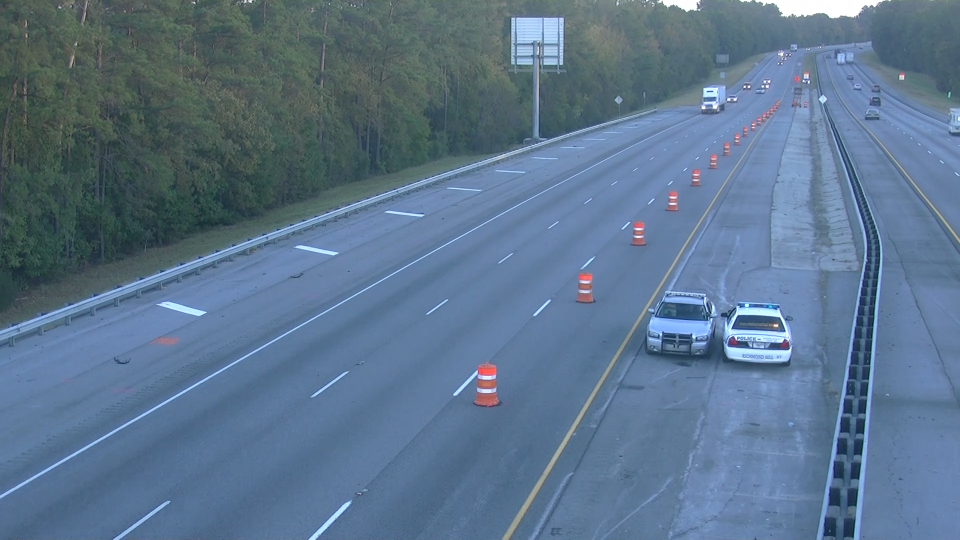
#> input picture background.png, 1920 x 1080 px, found by its file name (shown at 1/2 size)
$ python background_subtractor.py   (older library calls are emulated)
#> lines starting #> are read from the running program, lines starting #| are printed output that depends on the picture; pictures that were not available may be replaced by others from this repository, and a replacement may not be noted
### transformation.py
import cv2
import numpy as np

def transform(img):
    img = cv2.cvtColor(img, cv2.COLOR_BGR2GRAY)

    myFrom = np.float32([
            [1042, 406],
            [1299, 406],
            [903, 791],
            [356, 790],
        ])

    sL = 40
    tW = 2000
    tH = 2000

    myTo = np.float32([
            [tW/2 - 3*sL, tH/2 - 20*sL],
            [tW/2 + 3*sL, tH/2 - 20*sL],
            [tW/2 + 3*sL, tH/2 + 20*sL],
            [tW/2 - 3*sL, tH/2 + 20*sL],
        ])
    tMat = cv2.getPerspectiveTransform(myFrom,myTo)

    dst = cv2.warpPerspective(img, tMat, (tW, tH))

    return (tMat, dst)

### background_subtractor.py
import cv2
import os
import numpy as np
from transformation import transform
# import matplotlib.pyplot as plt

FRAMES_FOR_SPEED = 1
SPEED_SCALING_FACTOR = 0.06818181804  # miles per hour
MIN_CENTROID_Y = 0
MAX_CENTROID_Y = 800
MILES_PER_160_FEET = 0.030303
LANE_LINES = [880, 1000, 1120]

def calc_euclidean_distance(current_center, previous_center):
    x1, y1 = current_center
    x2, y2 = previous_center
    return ((x1 - x2) ** 2 + (y2 - y1) ** 2) ** 0.5

def get_density_of_cars(centers):
     return len(centers)/MILES_PER_160_FEET

def match_centers_across_frames(raw_current_frame_centers, raw_previous_frame_centers, transformed_current_frame_centers, transformed_previous_frame_centers):
    # import ipdb; ipdb.set_trace()
    if len(transformed_current_frame_centers) == 0 or len(transformed_previous_frame_centers) == 0 or len(raw_current_frame_centers) == 0:
        return {}

    numCurrent = len(transformed_current_frame_centers[0])
    numPrev = len(transformed_previous_frame_centers[0])
    center_correspondence_map = dict.fromkeys(range(numCurrent))
    exhausted_centers = set([])
    raw_parametrized_direction = None
    transformed_parametrized_direction = None

    for i in range(numCurrent):
        # start distance at inf
        curr_min_dist = float('inf')
        exhausted_center_index = None
        for j in range(numPrev):
            if j != exhausted_center_index:
                # get euclidean distance
                distance = calc_euclidean_distance(transformed_current_frame_centers[0][i], transformed_previous_frame_centers[0][j])

                if curr_min_dist > distance:
                    curr_min_dist = distance
                    exhausted_center_index = j

                    xRc, yRc = raw_current_frame_centers[0][i]
                    xRp, yRp = raw_previous_frame_centers[0][j]
                    raw_parametrized_direction = (xRc - xRp, yRc - yRp)
                    xTc, yTc = transformed_current_frame_centers[0][i]
                    xTp, yTp = transformed_previous_frame_centers[0][j]
                    transformed_parametrized_direction = (xTc - xTp, yTc - yTp)

        if raw_parametrized_direction and transformed_parametrized_direction:
            #TODO: Apply scaling factor to adjust speed
            center_correspondence_map[i] = (raw_current_frame_centers[0][i], transformed_current_frame_centers[0][i], curr_min_dist * 30.0/FRAMES_FOR_SPEED * SPEED_SCALING_FACTOR, raw_parametrized_direction, transformed_parametrized_direction)  # this is the speed in pixels per second

        # remove the center from the remaining previous_frame_center candidates
        if exhausted_center_index:
            # transformed_previous_frame_centers.pop(exhausted_center_index)
            exhausted_centers.add(exhausted_center_index)

    return center_correspondence_map


def transformToBirdsEye(raw_centers, transformation_matrix, preview = False):
    # generate output canvas
    # apply t_mat to the centers
    if not raw_centers:
        return []
    transformed_centers = cv2.perspectiveTransform(np.array([raw_centers], dtype=float), transformation_matrix)
    return transformed_centers

def main():

    # Open the video
    capture = cv2.VideoCapture('big_files/final.mp4')
    size = (int(capture.get(cv2.CAP_PROP_FRAME_WIDTH)),
            int(capture.get(cv2.CAP_PROP_FRAME_HEIGHT)))
    fourcc = cv2.VideoWriter_fourcc('m', 'p', '4', 'v')

    # if the output mp4 already exists, delete it
    try:
        os.remove('outputs/output.mp4')
    except:
        pass

    # create a new output mp4
    video = cv2.VideoWriter('outputs/output.mp4', fourcc, 30.0, size)
    fgbg = cv2.createBackgroundSubtractorMOG2(varThreshold=100, detectShadows=False)
    detector = cv2.SimpleBlobDetector_create()

    # background image we're doing right
    background = cv2.imread('big_files/background.png', 0)
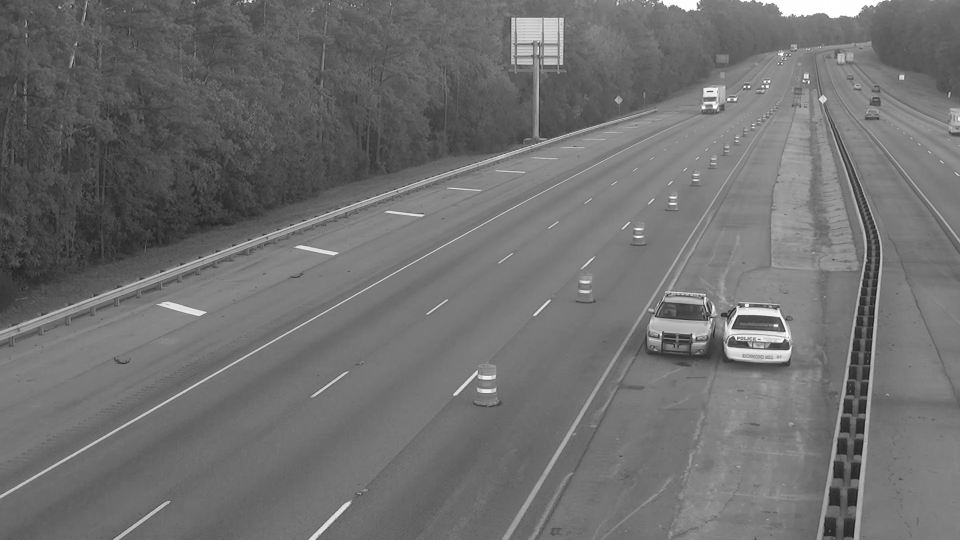
#> background: shape (1080, 1920) (shown at 1/2 size); min 18, max 255, mean 111.5

    # background = cv2.cvtColor(background, cv2.COLOR_BGR2GRAY)

    # open transformation calibration checkerboard image
    checkerboard_image = cv2.imread('betterCheckb.png')
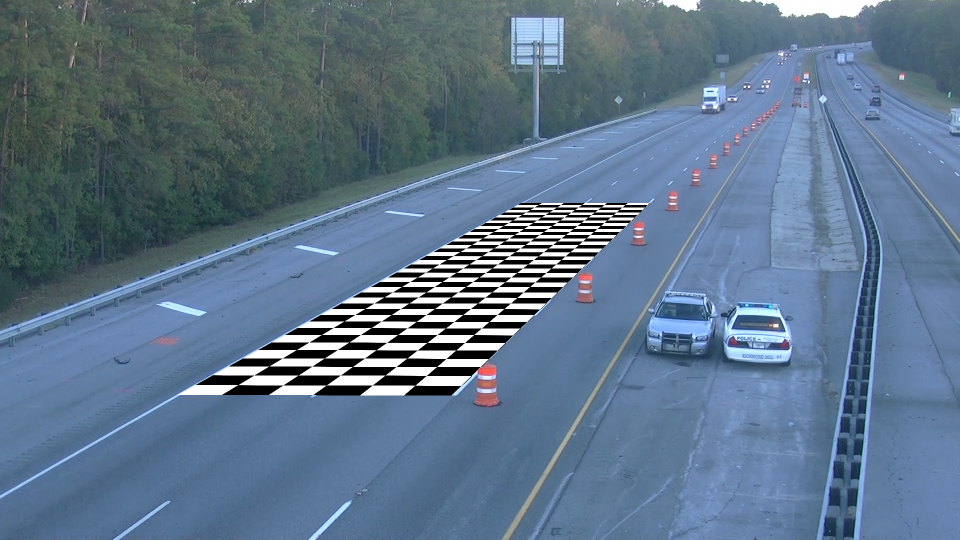
#> input picture bettercheckb.png, 1920 x 1080 px, found by its file name (shown at 1/2 size)
#> checkerboard_image is the input picture: shape (1080, 1920, 3); mean B, G, R 138.8, 116.7, 94.3
    # calculate transformation matrix
    transformation_matrix, _ = transform(checkerboard_image)
#> in transform, `img = cv2.cvtColor(img, cv2.COLOR_BGR2GRAY)`:
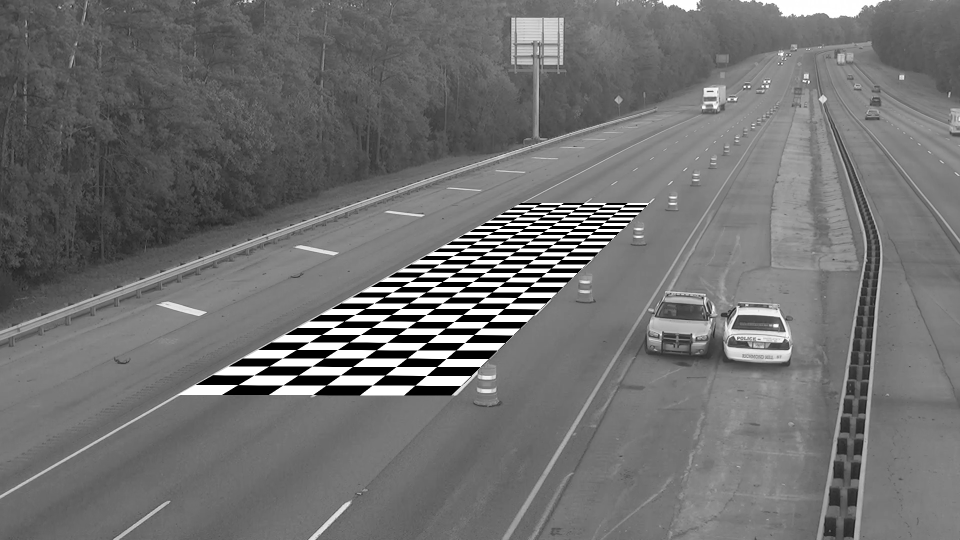
#> img: shape (1080, 1920) (shown at 1/2 size); min 0, max 255, mean 112.5
#> in transform, `dst = cv2.warpPerspective(img, tMat, (tW, tH))`:
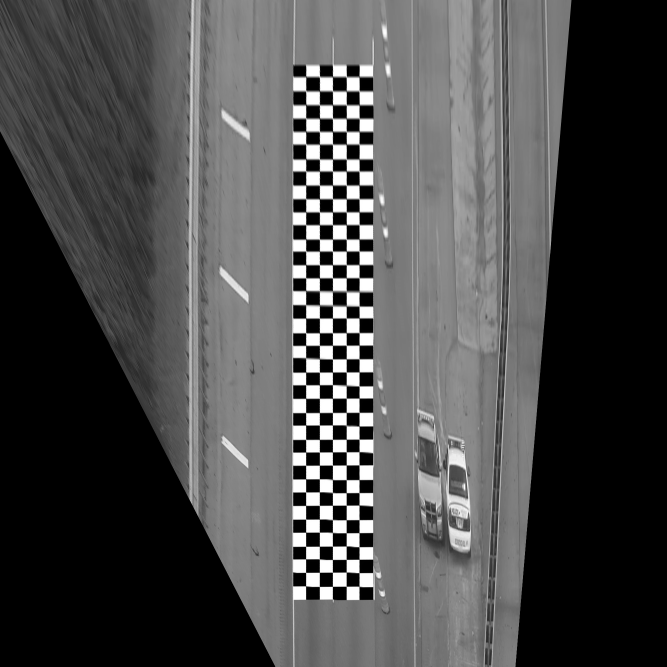
#> dst: shape (2000, 2000) (shown at 1/3 size); min 0, max 255, mean 74.5
#> transformation_matrix = [[-4.57, -20.78, 8914.3], [-0.00461, -46.08, 17739.3], [-2.31e-05, -0.0144, 1]]
    transformed_background = cv2.warpPerspective(background, transformation_matrix, (2000, 2000))
    # draw lane lines on background
    for l in LANE_LINES:
        cv2.line(transformed_background, (l, 0), (l, 2000), (0, 0, 0), 3)
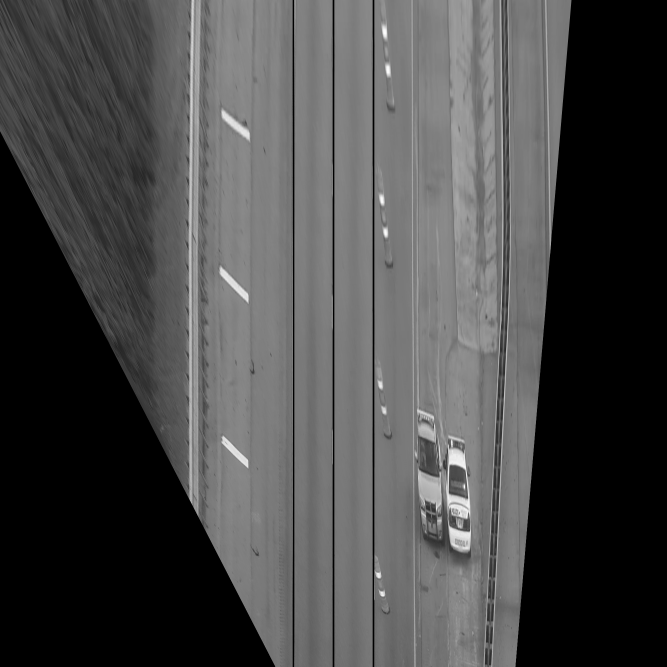
#> transformed_background: shape (2000, 2000) (shown at 1/3 size); min 0, max 255, mean 72.8

    # keep a cache of the previous frame centers
    transformed_previous_frame_centers = []
    raw_previous_frame_centers = []
    frame_count = 0

    # preview settings
    bird_eye_preview = True
    blob_preview = False

    # loop through frames of video
    while True:
        # capture current frame in video
        ret, img = capture.read()
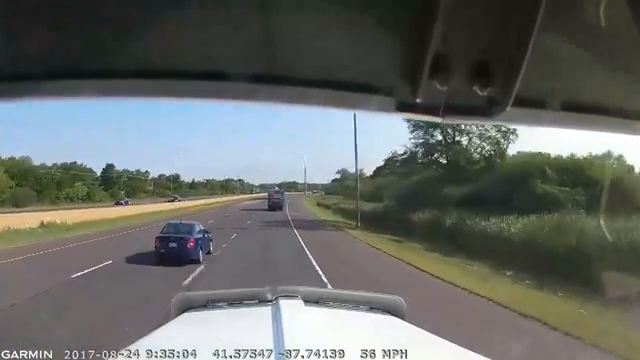
#> input picture frame 36 of test.mp4, 640 x 360 px, given in place of final.mp4, which was not available
#> img is the input picture: shape (360, 640, 3); mean B, G, R 104, 107.3, 103.7
        if ret == True:

            if frame_count % FRAMES_FOR_SPEED == 0:

                # birds-eye
                if bird_eye_preview: transformed_output = transformed_background.copy()

                imgray = cv2.cvtColor(img, cv2.COLOR_BGR2GRAY)
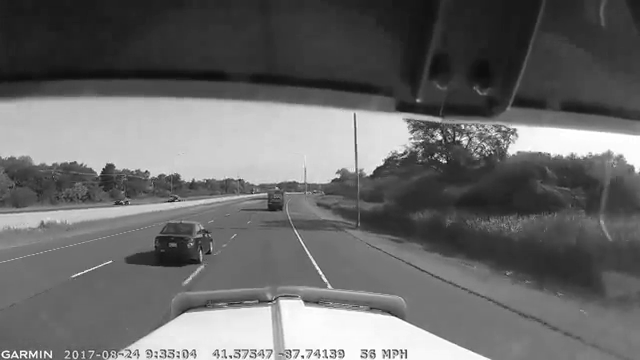
#> imgray: shape (360, 640); min 12, max 255, mean 105.8
                # transformed_image = transform(imgray)
                # use the background subtractor
                fgbg.apply(background)
                fgmask = fgbg.apply(imgray)
#> fgmask: shape (360, 640); every value is 255

                # Pre processing, which includes blurring the image and thresholding
                threshold = 10

                fgmask = cv2.GaussianBlur(fgmask, (29, 29), 0)
                ret, thresh = cv2.threshold(fgmask, threshold, 255, cv2.THRESH_BINARY)
#> ret = 10

                if blob_preview: cv2.imshow('blobs', thresh)

                # Get the contours for the thresholded image
                im2, cnts, hierarchy = cv2.findContours(thresh, cv2.RETR_EXTERNAL, cv2.CHAIN_APPROX_SIMPLE)
#> cnts = [[[0, 0], [0, 359], [639, 359], [639, 0]]]

                blob_area_threshold = 700 # minimum size of blob in order to be considered a vehicle
                raw_current_frame_centers = []  # will contain a list of the centroids of moving vehicles on raw footage
                transformed_current_frame_centers = []

                # loop over the contours
                for c in cnts:
                    area = cv2.contourArea(c)  # getting blob area to threshold
                    # compute the center of the contour
                    if area > blob_area_threshold:
                        # import ipdb; ipdb.set_trace()
                        M = cv2.moments(c)
                        # prevent divide by zer0
                        if M["m00"] != 0.0:
                            cX = int(M["m10"] / M["m00"])
                            cY = int(M["m01"] / M["m00"])

                            centers_xy_coordinates = (cX, cY)
                            transformed_xy_coordinates = transformToBirdsEye([centers_xy_coordinates], transformation_matrix)
                            # import ipdb; ipdb.set_trace()
                            tX, tY = transformed_xy_coordinates[0][0]

                            if tX >= LANE_LINES[0] and tX <= LANE_LINES[-1] and tY > 100 and tY < 1900:
                                raw_current_frame_centers.append(centers_xy_coordinates)
                                transformed_current_frame_centers.append([tX, tY])

                                # draw the contour and center of the shape on the image
                                cv2.drawContours(img, [c], -1, (0, 0, 204), 2)
                                cv2.circle(img, (cX, cY), 7, (0, 0, 204), -1)
#> this loop made 1 pass
#> (c, area, cX, cY, tX, tY) on pass 1: ([[0, 0], [0, 359], [639, 359], [639, 0]], 229401, 319, 179, -2364.4, -6001.5)
#> after the loop, raw_current_frame_centers = []; transformed_current_frame_centers = []

                transformed_current_frame_centers = np.array([transformed_current_frame_centers])
#> transformed_current_frame_centers = empty array

                # birds-eye
                if bird_eye_preview and len(transformed_current_frame_centers) > 0:
                    for x, y in transformed_current_frame_centers[0]:
                        cv2.circle(transformed_output, (int(x), int(y)), 10, (0, 0, 0), -1)
#> this loop made 0 passes

                car_map = match_centers_across_frames([raw_current_frame_centers],
                                                    [raw_previous_frame_centers],
                                                    transformed_current_frame_centers,
                                                    transformed_previous_frame_centers)  # need to return velocities of vehicles (speed + direction)
#> car_map = 0 items

                # put velocities on the original image
                for key in car_map:
                    if car_map[key] == None: continue
                    raw_center, transformed_center, speed, raw_parametrized_direction, transformed_parametrized_direction = car_map[key]
                    r_cX, r_cY = raw_center
                    r_Dx, r_Dy = raw_parametrized_direction
                    t_cX, t_cY = transformed_center
                    t_Dx, t_Dy = transformed_parametrized_direction

                    if speed != float('inf'):

                        cv2.putText(img, "{0} mph".format(round(speed)), (r_cX - 20, r_cY - 20), cv2.FONT_HERSHEY_SIMPLEX, 0.5, (0, 0, 100), 2)
                        cv2.arrowedLine(img, (r_cX, r_cY), (int(r_cX + r_Dx), int(r_cY + r_Dy)), (0,0,100),2)
                        # birds-eye
                        if bird_eye_preview: cv2.arrowedLine(transformed_output, (int(t_cX), int(t_cY)), (int(t_cX + t_Dx), int(t_cY + t_Dy)), (0,0,0),2)

                transformed_previous_frame_centers = transformed_current_frame_centers
#> transformed_previous_frame_centers = empty array
                raw_previous_frame_centers = raw_current_frame_centers
#> raw_previous_frame_centers = []

            cv2.imshow("original footage with blob/centroid", img)
            # birds-eye
            if bird_eye_preview: cv2.imshow('birds-eye', transformed_output)

            frame_count += 1

        if (cv2.waitKey(27) != -1):
#> (key Esc is pressed here)
            break

    capture.release()
    video.release()
    cv2.destroyAllWindows()

if __name__ == '__main__':
    main()
